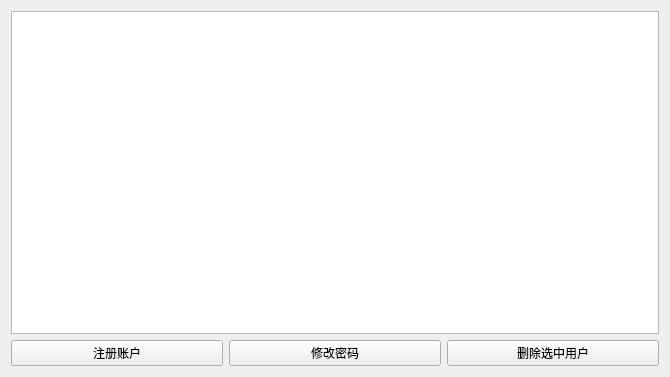
<?xml version="1.0" encoding="UTF-8"?>
<ui version="4.0">
 <class>UserManager</class>
 <widget class="QWidget" name="UserManager">
  <property name="geometry">
   <rect>
    <x>0</x>
    <y>0</y>
    <width>670</width>
    <height>377</height>
   </rect>
  </property>
  <property name="windowTitle">
   <string>Form</string>
  </property>
  <layout class="QVBoxLayout" name="verticalLayout">
   <item>
    <widget class="QTableView" name="tableView"/>
   </item>
   <item>
    <layout class="QHBoxLayout" name="horizontalLayout">
     <item>
      <widget class="QPushButton" name="addUser">
       <property name="text">
        <string>注册账户</string>
       </property>
      </widget>
     </item>
     <item>
      <widget class="QPushButton" name="altPasswd">
       <property name="text">
        <string>修改密码</string>
       </property>
      </widget>
     </item>
     <item>
      <widget class="QPushButton" name="deleteSelectUser">
       <property name="text">
        <string>删除选中用户</string>
       </property>
      </widget>
     </item>
    </layout>
   </item>
  </layout>
 </widget>
 <resources/>
 <connections/>
</ui>
